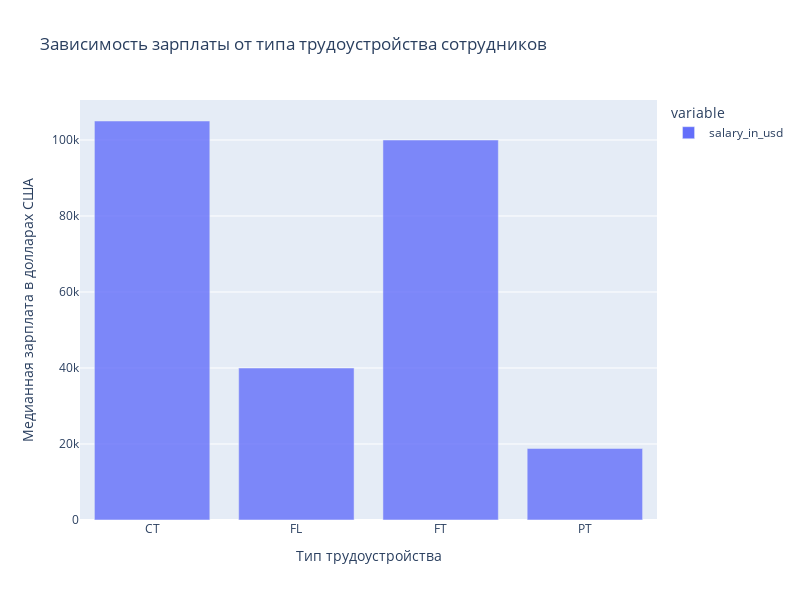

Notebook code cell kept with this figure:
### Markdown cell above
***2. Влияние типа трудоустройства на зарплату***

### Code cell
grouped1 = data.groupby('employment_type')['salary_in_usd'].median()

fig = px.bar(grouped1,
             title='Зависимость зарплаты от типа трудоустройства сотрудников',
             opacity = 0.8,
             height=600,
             width=800
            )
fig.update_layout(xaxis_title='Тип трудоустройства', yaxis_title='Медианная зарплата в долларах США')
fig.write_html("images/bar1.html")
fig.show()

### Figure 1 — Plotly figure (JSON) as saved in the notebook; plotly's stock layout.template omitted (floating-point values rounded to 4 significant figures)
{"data": [{"alignmentgroup": "True", "hovertemplate": "variable=salary_in_usd<br>employment_type=%{x}<br>value=%{y}<extra></extra>", "legendgroup": "salary_in_usd", "marker": {"color": "#636efa", "opacity": 0.8, "pattern": {"shape": ""}}, "name": "salary_in_usd", "offsetgroup": "salary_in_usd", "orientation": "v", "showlegend": true, "textposition": "auto", "type": "bar", "x": ["CT", "FL", "FT", "PT"], "xaxis": "x", "y": [105000, 40000, 100000, 18820.0], "yaxis": "y"}], "layout": {"barmode": "relative", "height": 600, "legend": {"title": {"text": "variable"}, "tracegroupgap": 0}, "title": {"text": "Зависимость зарплаты от типа трудоустройства сотрудников"}, "width": 800, "xaxis": {"anchor": "y", "domain": [0, 1], "title": {"text": "Тип трудоустройства"}}, "yaxis": {"anchor": "x", "domain": [0, 1], "title": {"text": "Медианная зарплата в долларах США"}}}}
